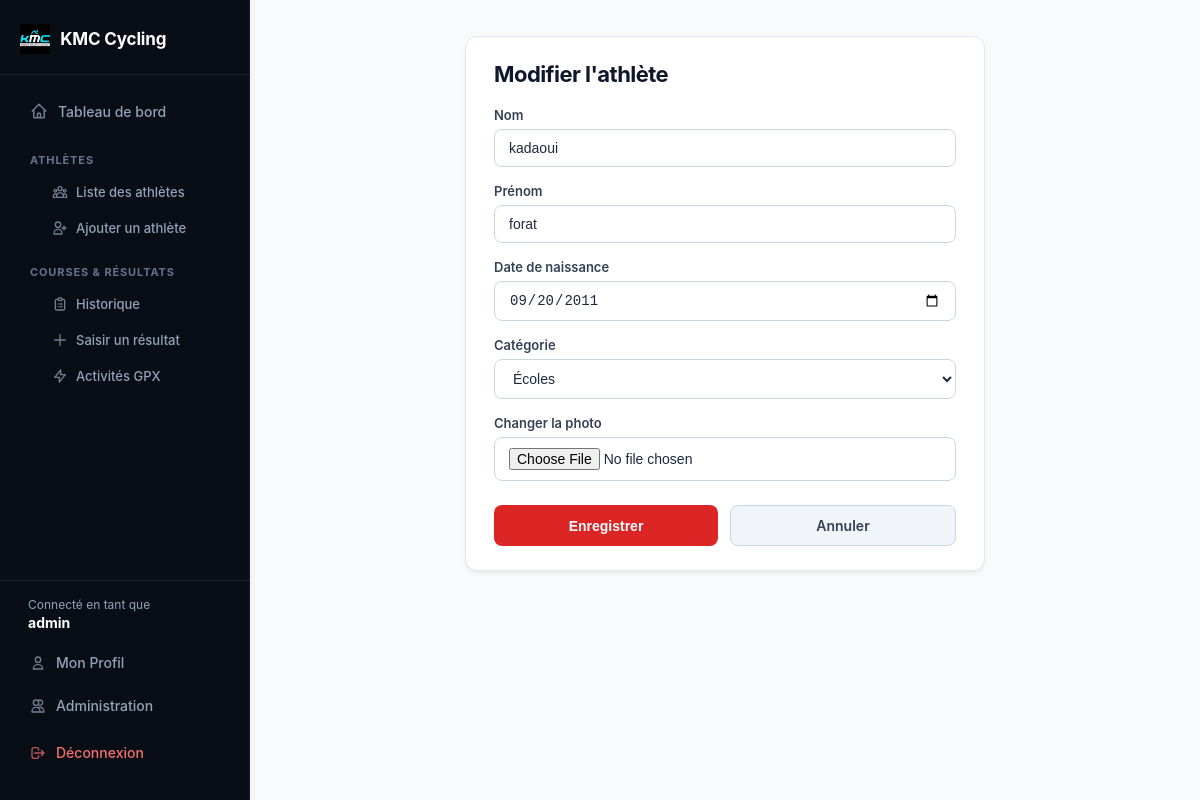
Before: /athlete/modifier/1 (signed in) with the older database file.
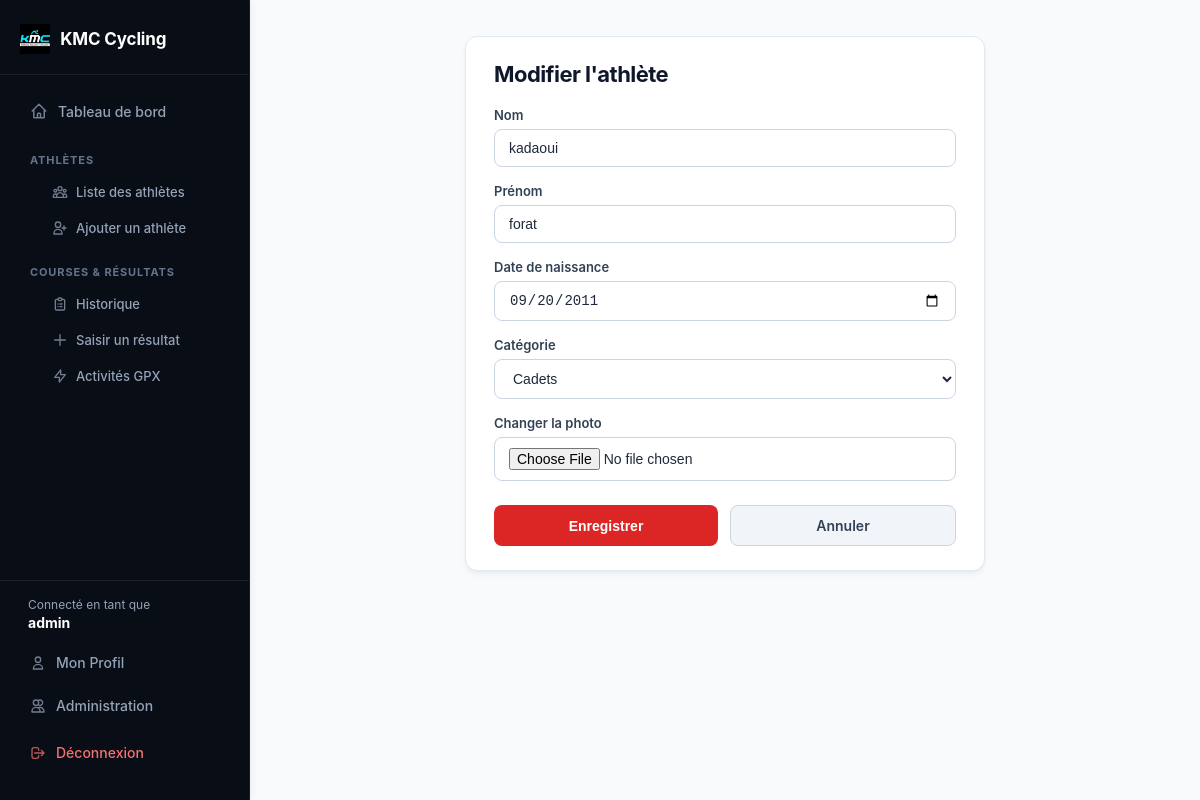
After: the same page with the newer database file.
### tables this page shows
CREATE TABLE athletes (
            id INTEGER PRIMARY KEY AUTOINCREMENT,
            nom TEXT NOT NULL,
            prenom TEXT NOT NULL,
            date_naissance TEXT,
            categorie TEXT,
            nom_fichier TEXT
        );

### app.py (the view, shortened to what this page needs)
@app.route('/athlete/modifier/<int:id>', methods=['GET', 'POST'])
@admin_required
def modifier_athlete(id):
    conn = get_db_connection()
    athlete = conn.execute('SELECT * FROM athletes WHERE id = ?', (id,)).fetchone()
    if not athlete:
        conn.close()
        flash("Athlète introuvable.", "erreur")
        return redirect(url_for('liste_athletes'))
    conn.close()
    return render_template('modifier_athlete.html', athlete=athlete, categories=CATEGORIES)

### app.py (called while the page is built)
def get_db_connection():
    conn = sqlite3.connect('cyclisme.db')
    conn.row_factory = sqlite3.Row
    return conn

def admin_required(f):
    @wraps(f)
    def decorated_function(*args, **kwargs):
        if 'user_id' not in session or session.get('role') != 'admin':
            flash("Accès réservé exclusivement à l'administrateur.", "erreur")
            return redirect(url_for('index'))
        return f(*args, **kwargs)
    return decorated_function

### templates/modifier_athlete.html (shortened to what this page needs)
<!DOCTYPE html>
<html lang="fr">
<head>
    <link rel="stylesheet" href="{{ url_for('static', filename='style.css') }}">
</head>
<body>
    <div class="app-layout">
        {% include 'sidebar.html' %}
        <main class="content">
            <div class="container carte-formulaire">
                <div class="card">
                    <h1>Modifier l'athlète</h1>
                    <form method="POST" enctype="multipart/form-data">
                        <label for="nom">Nom</label>
                        <input type="text" id="nom" name="nom" value="{{ athlete.nom }}" required>
                        <label for="prenom">Prénom</label>
                        <input type="text" id="prenom" name="prenom" value="{{ athlete.prenom }}" required>
                        <label for="date_naissance">Date de naissance</label>
                        <input type="date" id="date_naissance" name="date_naissance" value="{{ athlete.date_naissance }}">
                        <label for="categorie">Catégorie</label>
                        <select id="categorie" name="categorie">
                            {% for cat in categories %}
                                <option value="{{ cat }}" {% if athlete.categorie == cat %}selected{% endif %}>{{ cat }}</option>
                            {% endfor %}
                        </select>
                        <label for="photo">Changer la photo</label>
                        <input type="file" id="photo" name="photo" accept="image/*">
                        <div class="boutons">
                            <button type="submit">Enregistrer</button>
                            <a href="{{ url_for('profil_athlete', id=athlete.id) }}" class="lien-retour">Annuler</a>
                        </div>
                    </form>
                </div>
            </div>
        </main>
    </div>
</body>
</html>

Changed rows visible on the page:
changed athletes "kadaoui": categorie (not shown) → "Cadets"
Other visible differences:
form field categorie: "Écoles" → (not shown)
